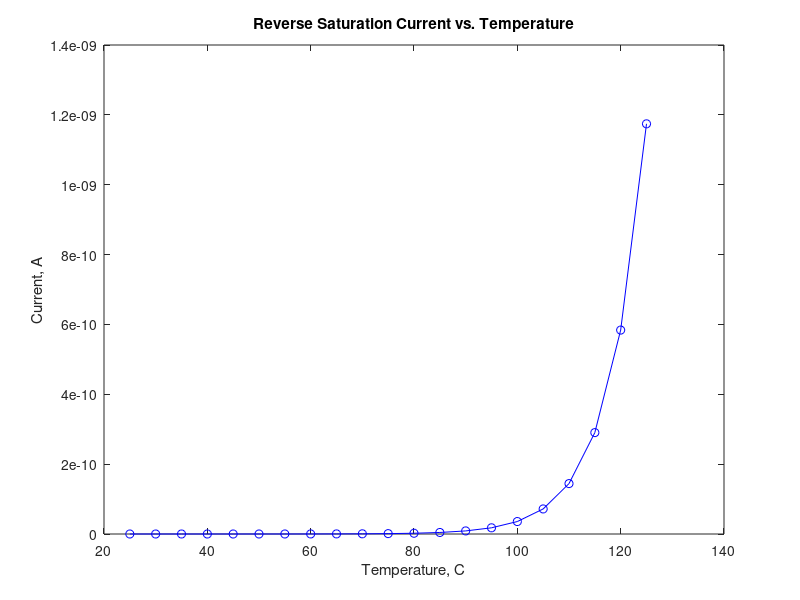

Source code (MATLAB):
% Reverse Saturation Current vs. temperature
%
t = 25:5:125;
is = 1.0e-15*(1.15).^(t-25);
plot(t,is,'b', t,is,'ob')
title('Reverse Saturation Current vs. Temperature')
xlabel('Temperature, C')
ylabel('Current, A')
